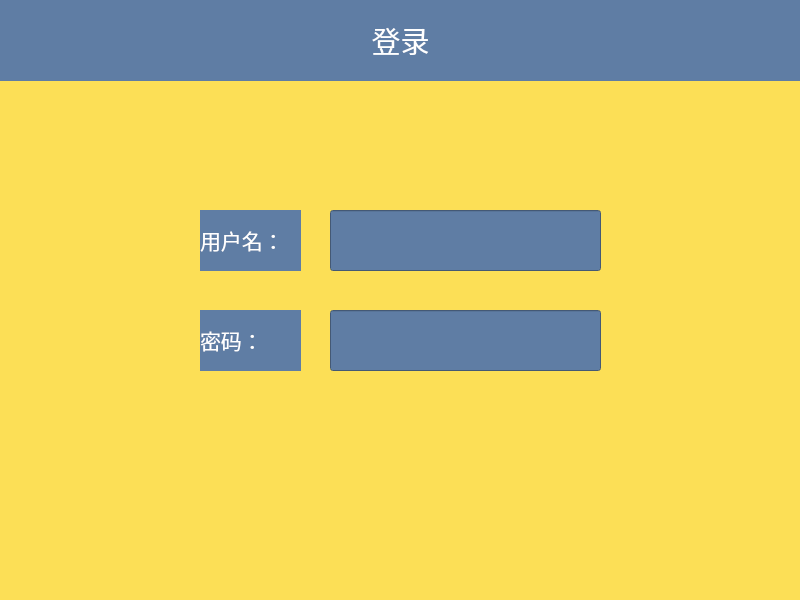
<?xml version="1.0" encoding="UTF-8"?>
<ui version="4.0">
 <class>MainWindow</class>
 <widget class="QMainWindow" name="MainWindow">
  <property name="geometry">
   <rect>
    <x>0</x>
    <y>0</y>
    <width>800</width>
    <height>600</height>
   </rect>
  </property>
  <property name="windowTitle">
   <string>MainWindow</string>
  </property>
  <property name="styleSheet">
   <string notr="true">background-color: rgb(252, 223, 86);</string>
  </property>
  <widget class="QWidget" name="centralwidget">
   <widget class="QLabel" name="label">
    <property name="geometry">
     <rect>
      <x>0</x>
      <y>0</y>
      <width>801</width>
      <height>81</height>
     </rect>
    </property>
    <property name="styleSheet">
     <string notr="true">background-color: rgb(95, 125, 164);
color: rgb(255, 255, 255);</string>
    </property>
    <property name="text">
     <string>&lt;html&gt;&lt;head/&gt;&lt;body&gt;&lt;p align=&quot;center&quot;&gt;&lt;span style=&quot; font-size:22pt;&quot;&gt;登录&lt;/span&gt;&lt;/p&gt;&lt;/body&gt;&lt;/html&gt;</string>
    </property>
   </widget>
   <widget class="QLabel" name="label_2">
    <property name="geometry">
     <rect>
      <x>200</x>
      <y>210</y>
      <width>101</width>
      <height>61</height>
     </rect>
    </property>
    <property name="styleSheet">
     <string notr="true">background-color: rgb(95, 125, 164);
color: rgb(255, 255, 255);</string>
    </property>
    <property name="text">
     <string>&lt;html&gt;&lt;head/&gt;&lt;body&gt;&lt;p&gt;&lt;span style=&quot; font-size:16pt;&quot;&gt;用户名：&lt;/span&gt;&lt;/p&gt;&lt;/body&gt;&lt;/html&gt;</string>
    </property>
    <property name="alignment">
     <set>Qt::AlignLeading|Qt::AlignLeft|Qt::AlignVCenter</set>
    </property>
   </widget>
   <widget class="QLabel" name="label_3">
    <property name="geometry">
     <rect>
      <x>200</x>
      <y>310</y>
      <width>101</width>
      <height>61</height>
     </rect>
    </property>
    <property name="styleSheet">
     <string notr="true">background-color: rgb(95, 125, 164);
color: rgb(255, 255, 255);</string>
    </property>
    <property name="text">
     <string>&lt;html&gt;&lt;head/&gt;&lt;body&gt;&lt;p&gt;&lt;span style=&quot; font-size:16pt;&quot;&gt;密码：&lt;/span&gt;&lt;/p&gt;&lt;/body&gt;&lt;/html&gt;</string>
    </property>
    <property name="textFormat">
     <enum>Qt::AutoText</enum>
    </property>
    <property name="alignment">
     <set>Qt::AlignLeading|Qt::AlignLeft|Qt::AlignVCenter</set>
    </property>
    <property name="wordWrap">
     <bool>false</bool>
    </property>
   </widget>
   <widget class="QLineEdit" name="lineEdit">
    <property name="geometry">
     <rect>
      <x>330</x>
      <y>210</y>
      <width>271</width>
      <height>61</height>
     </rect>
    </property>
    <property name="styleSheet">
     <string notr="true">background-color: rgb(95, 125, 164);
color: rgb(255, 255, 255);</string>
    </property>
    <property name="text">
     <string/>
    </property>
   </widget>
   <widget class="QLineEdit" name="lineEdit_2">
    <property name="geometry">
     <rect>
      <x>330</x>
      <y>310</y>
      <width>271</width>
      <height>61</height>
     </rect>
    </property>
    <property name="styleSheet">
     <string notr="true">background-color: rgb(95, 125, 164);
color: rgb(255, 255, 255);</string>
    </property>
    <property name="text">
     <string/>
    </property>
   </widget>
  </widget>
  <widget class="QStatusBar" name="statusbar"/>
 </widget>
 <resources/>
 <connections/>
</ui>
